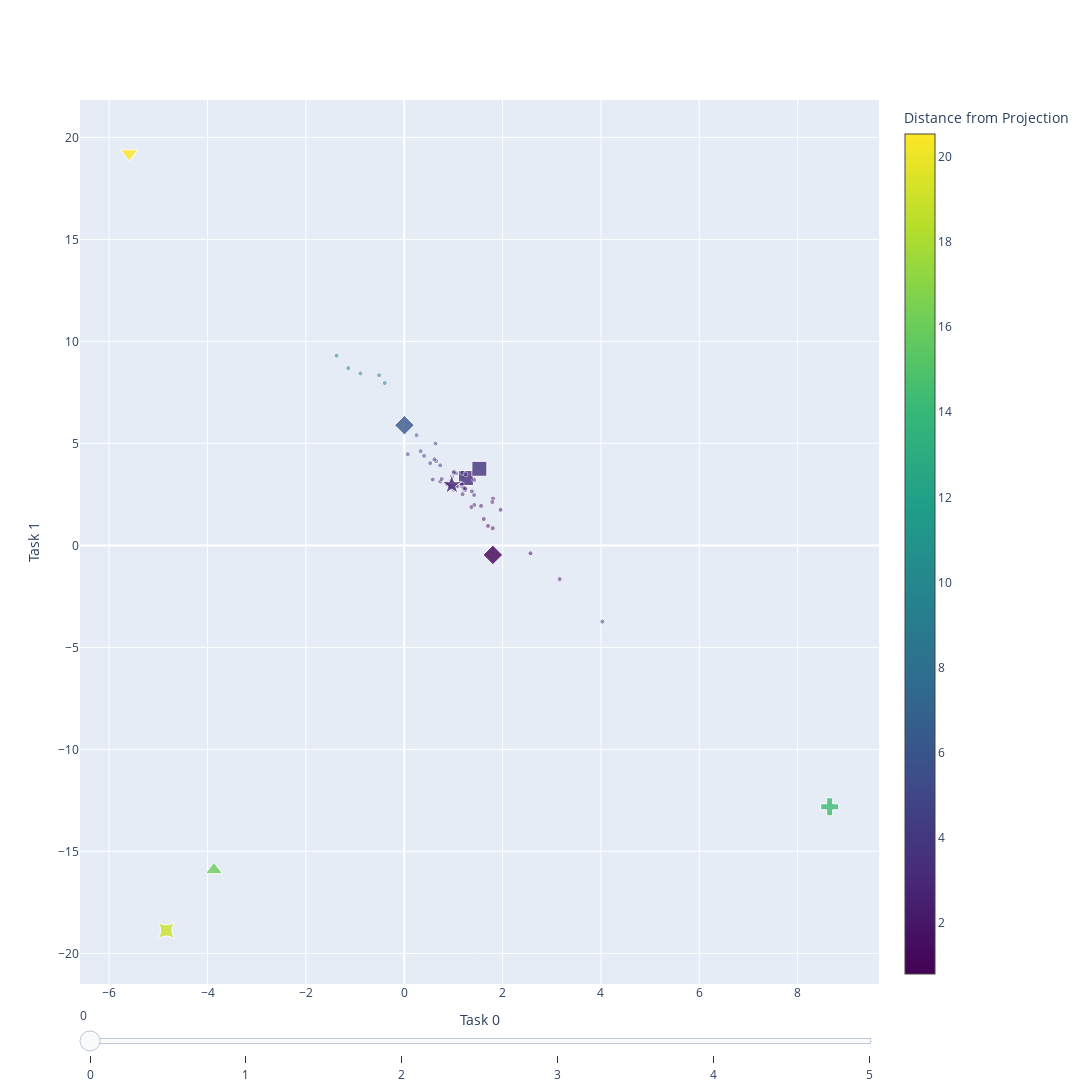

Here is the notebook cell this chart was saved with:
### Code cell
# I'd like to distinguish:
# - 35 (the readout tape)
# - The initial task line limits [8 46]
# - The y inputs Negatives: [27, 30], Positives: [20, 28]
COLORSCALE = "viridis"

special_indexes = {
    "readout": [35],
    "task-limits": [8, 46],
    "negative-ys": [27, 30],
    "positive-ys": [20, 28],
    "max-dist": [np.argmax(task0_evoln[0][1])],
    "mean": [64],
    "mean-minus-prediction": [65]
}
print("MAX DIST:", special_indexes["max-dist"])

symbol_map = {
    'readout': 'triangle-up',
    'task-limits': 'cross',
    'negative-ys': 'diamond',
    'positive-ys': 'square',
    'max-dist': 'triangle-down',
    "mean": 'star',
    "mean-minus-prediction": 'star-square'
}

symbols = ['circle'] * task0_evoln[0][0].shape[0]  # default shape
sizes = [5.] * task0_evoln[0][0].shape[0]  # default size
opacities = [0.5] * task0_evoln[0][0].shape[0]  # default opacity

for category, indexes in special_indexes.items():
    for idx in indexes:
        symbols[idx] = symbol_map[category]
        sizes[idx] = 15
        opacities[idx] = .8


frames = []
for i, (tensor, dist) in enumerate(task0_evoln):
    x = tensor[:, 0].tolist()
    y = tensor[:, 1].tolist()

    frame = go.Frame(
        data=[
            go.Scatter(
                x=x, 
                y=y, 
                mode='markers',
                marker=dict(
                    symbol=symbols,
                    size=sizes,
                    color=dist.tolist(), 
                    colorscale=COLORSCALE, 
                    colorbar=dict(title="Distance from Projection"),
                    opacity=opacities
                )
        )
    ],
        name=f"Frame {i}"
    )

    frames.append(frame)

# Initialize with the first frame
init_x = task0_evoln[DEFAULT_LAYER][0][:, 0].tolist()
init_y = task0_evoln[DEFAULT_LAYER][0][:, 1].tolist()
init_dist = task0_evoln[DEFAULT_LAYER][1]

fig = go.Figure(
    data=[go.Scatter(
                x=init_x, 
                y=init_y, 
                mode='markers',
                marker=dict(
                    symbol=symbols,
                    size=sizes,
                    color=init_dist,
                    colorscale=COLORSCALE, 
                    colorbar=dict(title="Distance from Projection"),
                    opacity=opacities
                )
        )],
    layout=go.Layout(
        sliders=[{
            'steps': [
                {
                    'args': [[f'Frame {i}'], {'frame': {'duration': 100, 'redraw': True}}],
                    'label': str(i),
                    'method': 'animate',
                } for i, _ in enumerate(frames)
            ],
        }],
        xaxis_title="Task 0",
        yaxis_title="Task 1",
        xaxis=dict(range=[-25, 25], autorange=True),
        yaxis=dict(range=[-25, 25], autorange=True),
        width=1200,  
        height=1200   
    ),
    frames=frames,
)

fig.show()

### Figure 1 — Plotly figure (JSON) as saved in the notebook; plotly's stock layout.template omitted (floating-point values rounded to 4 significant figures)
{"data": [{"marker": {"color": [2.691, 3.291, 9.793, 3.439, 1.344, 2.941, 3.419, 2.243, 20.54, 2.181, 3.282, 4.211, 4.141, 2.11, 2.666, 1.786, 2.758, 5.103, 2.106, 3.115, 3.29, 4.341, 4.357, 4.805, 2.604, 9.138, 3.418, 6.121, 3.748, 2.801, 0.8569, 2.96, 2.477, 8.84, 2.738, 16.06, 3.194, 2.929, 0.8312, 8.703, 5.615, 2.876, 2.903, 3.053, 2.834, 8.295, 14.29, 3.399, 3.571, 4.772, 3.571, 4.021, 0.9437, 3.665, 1.867, 4.526, 1.865, 2.946, 3.586, 0.7956, 3.205, 3.05, 3.615, 2.8, 2.983, 19.02], "colorbar": {"title": {"text": "Distance from Projection"}}, "colorscale": [[0, "#440154"], [0.1111, "#482878"], [0.2222, "#3e4989"], [0.3333, "#31688e"], [0.4444, "#26828e"], [0.5556, "#1f9e89"], [0.6667, "#35b779"], [0.7778, "#6ece58"], [0.8889, "#b5de2b"], [1, "#fde725"]], "opacity": [0.5, 0.5, 0.5, 0.5, 0.5, 0.5, 0.5, 0.5, 0.8, 0.5, 0.5, 0.5, 0.5, 0.5, 0.5, 0.5, 0.5, 0.5, 0.5, 0.5, 0.8, 0.5, 0.5, 0.5, 0.5, 0.5, 0.5, 0.8, 0.8, 0.5, 0.8, 0.5, 0.5, 0.5, 0.5, 0.8, 0.5, 0.5, 0.5, 0.5, 0.5, 0.5, 0.5, 0.5, 0.5, 0.5, 0.8, 0.5, 0.5, 0.5, 0.5, 0.5, 0.5, 0.5, 0.5, 0.5, 0.5, 0.5, 0.5, 0.5, 0.5, 0.5, 0.5, 0.5, 0.8, 0.8], "size": [5, 5, 5, 5, 5, 5, 5, 5, 15, 5, 5, 5, 5, 5, 5, 5, 5, 5, 5, 5, 15, 5, 5, 5, 5, 5, 5, 15, 15, 5, 15, 5, 5, 5, 5, 15, 5, 5, 5, 5, 5, 5, 5, 5, 5, 5, 15, 5, 5, 5, 5, 5, 5, 5, 5, 5, 5, 5, 5, 5, 5, 5, 5, 5, 15, 15], "symbol": ["circle", "circle", "circle", "circle", "circle", "circle", "circle", "circle", "triangle-down", "circle", "circle", "circle", "circle", "circle", "circle", "circle", "circle", "circle", "circle", "circle", "square", "circle", "circle", "circle", "circle", "circle", "circle", "diamond", "square", "circle", "diamond", "circle", "circle", "circle", "circle", "triangle-up", "circle", "circle", "circle", "circle", "circle", "circle", "circle", "circle", "circle", "circle", "cross", "circle", "circle", "circle", "circle", "circle", "circle", "circle", "circle", "circle", "circle", "circle", "circle", "circle", "circle", "circle", "circle", "circle", "star", "star-square"]}, "mode": "markers", "type": "scatter", "x": [1.226, 0.7333, -1.376, 1.201, 1.618, 1.169, 0.7625, 1.807, -5.59, 1.792, 1.391, 0.65, 0.529, 3.161, 1.421, 1.96, 1.246, 0.6373, 1.425, 0.8607, 1.256, 0.6137, 4.031, 0.3338, 1.376, -1.138, 0.9726, 0.004743, 1.529, 1.209, 1.803, 1.011, 1.187, -0.8893, 0.9998, -3.869, 1.424, 1.067, 1.704, -0.5109, 0.2515, 1.072, 0.9553, 1.172, 0.9757, -0.3945, 8.652, 0.5803, 1.183, 0.0725, 1.248, 0.7329, 2.568, 1.011, 1.563, 0.4048, 1.366, 0.9303, 1.053, 1.8, 0.9509, 0.8754, 1.01, 1.237, 0.9689, -4.838], "y": [2.698, 3.128, 9.299, 3.4, 1.294, 2.896, 3.253, 2.298, 19.21, 2.13, 3.31, 4.131, 4.032, -1.654, 2.471, 1.743, 2.734, 4.992, 1.98, 3.064, 3.303, 4.217, -3.735, 4.619, 2.649, 8.689, 3.393, 5.891, 3.756, 2.82, -0.4664, 2.961, 2.509, 8.431, 2.731, -15.91, 3.211, 2.933, 0.9551, 8.341, 5.403, 2.886, 2.869, 2.989, 2.801, 7.959, -12.81, 3.227, 3.565, 4.472, 3.487, 3.923, -0.3888, 3.623, 1.936, 4.39, 1.879, 2.927, 3.533, 0.8416, 3.171, 2.98, 3.575, 2.796, 2.965, -18.87]}], "layout": {"height": 1200, "sliders": [{"steps": [{"args": [["Frame 0"], {"frame": {"duration": 100, "redraw": true}}], "label": "0", "method": "animate"}, {"args": [["Frame 1"], {"frame": {"duration": 100, "redraw": true}}], "label": "1", "method": "animate"}, {"args": [["Frame 2"], {"frame": {"duration": 100, "redraw": true}}], "label": "2", "method": "animate"}, {"args": [["Frame 3"], {"frame": {"duration": 100, "redraw": true}}], "label": "3", "method": "animate"}, {"args": [["Frame 4"], {"frame": {"duration": 100, "redraw": true}}], "label": "4", "method": "animate"}, {"args": [["Frame 5"], {"frame": {"duration": 100, "redraw": true}}], "label": "5", "method": "animate"}]}], "width": 1200, "xaxis": {"autorange": true, "range": [-25, 25], "title": {"text": "Task 0"}}, "yaxis": {"autorange": true, "range": [-25, 25], "title": {"text": "Task 1"}}}}
